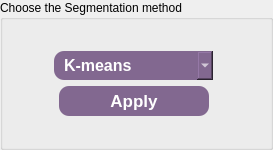
           <widget class="QGroupBox" name="groupBox_16">
            <property name="sizePolicy">
             <sizepolicy hsizetype="Preferred" vsizetype="Fixed">
              <horstretch>0</horstretch>
              <verstretch>0</verstretch>
             </sizepolicy>
            </property>
            <property name="maximumSize">
             <size>
              <width>600</width>
              <height>200</height>
             </size>
            </property>
            <property name="styleSheet">
             <string notr="true">QGroupBox {
background-color: #1f1f1f;
border-radius: 14px;
border: 1.2px solid white;
    font-weight: bold;

}
QGroupBox::title {
    color: white;
    font-weight: bold;

}
background-color: #784B84;
      color: white;
      border: none;
      padding: 5px 10px;
     border: 1.2px solid white;
border-style: outset;
border-radius: 5px;</string>
            </property>
            <property name="title">
             <string>Choose the Segmentation method</string>
            </property>
            <layout class="QGridLayout" name="gridLayout_15">
             <item row="2" column="1">
              <widget class="QWidget" name="slidersWidget_8" native="true">
               <property name="styleSheet">
                <string notr="true">border: none;
background-color: #1f1f1f;</string>
               </property>
              </widget>
             </item>
             <item row="1" column="0">
              <layout class="QHBoxLayout" name="horizontalLayout_37">
               <item>
                <spacer name="horizontalSpacer_45">
                 <property name="orientation">
                  <enum>Qt::Horizontal</enum>
                 </property>
                 <property name="sizeHint" stdset="0">
                  <size>
                   <width>40</width>
                   <height>20</height>
                  </size>
                 </property>
                </spacer>
               </item>
               <item>
                <widget class="QComboBox" name="segmentationCombo">
                 <property name="minimumSize">
                  <size>
                   <width>130</width>
                   <height>25</height>
                  </size>
                 </property>
                 <property name="cursor">
                  <cursorShape>PointingHandCursor</cursorShape>
                 </property>
                 <property name="styleSheet">
                  <string notr="true">QComboBox {
    font-family: &quot;Arial&quot;;
    font-weight: 700; /* Semibold */
    font-size: 12pt; /* Adjust the font size as needed */
 	color: rgb(26, 70, 91);


	background-color: #826890;   /* Background color for the combo box */
  
    border-radius: 10px;         /* Rounded corners */
    padding: 4px 10px;           /* Padding around the text */
    color: white;               
}

QComboBox::drop-down {
color: #ffffff;
}
QComboBox QAbstractItemView {
color:#ffffff;
    background-color: #rgb(224, 224, 224);   /* Background color for the list */

    selection-background-color: #6e587a; /* Selection color when an item is highlighted */

}</string>
                 </property>
                 <item>
                  <property name="text">
                   <string>K-means</string>
                  </property>
                 </item>
                 <item>
                  <property name="text">
                   <string>Region Growing</string>
                  </property>
                 </item>
                 <item>
                  <property name="text">
                   <string>Agglomerative</string>
                  </property>
                 </item>
                 <item>
                  <property name="text">
                   <string>Mean Shift </string>
                  </property>
                 </item>
                </widget>
               </item>
               <item>
                <spacer name="horizontalSpacer_47">
                 <property name="orientation">
                  <enum>Qt::Horizontal</enum>
                 </property>
                 <property name="sizeHint" stdset="0">
                  <size>
                   <width>40</width>
                   <height>20</height>
                  </size>
                 </property>
                </spacer>
               </item>
              </layout>
             </item>
             <item row="3" column="0">
              <spacer name="horizontalSpacer_14">
               <property name="orientation">
                <enum>Qt::Horizontal</enum>
               </property>
               <property name="sizeHint" stdset="0">
                <size>
                 <width>40</width>
                 <height>20</height>
                </size>
               </property>
              </spacer>
             </item>
             <item row="0" column="0">
              <spacer name="horizontalSpacer_18">
               <property name="orientation">
                <enum>Qt::Horizontal</enum>
               </property>
               <property name="sizeHint" stdset="0">
                <size>
                 <width>40</width>
                 <height>20</height>
                </size>
               </property>
              </spacer>
             </item>
             <item row="2" column="0">
              <layout class="QHBoxLayout" name="horizontalLayout_31">
               <property name="spacing">
                <number>3</number>
               </property>
               <item>
                <spacer name="horizontalSpacer_38">
                 <property name="orientation">
                  <enum>Qt::Horizontal</enum>
                 </property>
                 <property name="sizeHint" stdset="0">
                  <size>
                   <width>40</width>
                   <height>20</height>
                  </size>
                 </property>
                </spacer>
               </item>
               <item>
                <widget class="QPushButton" name="applySegmentation">
                 <property name="minimumSize">
                  <size>
                   <width>150</width>
                   <height>0</height>
                  </size>
                 </property>
                 <property name="maximumSize">
                  <size>
                   <width>200</width>
                   <height>16777215</height>
                  </size>
                 </property>
                 <property name="cursor">
                  <cursorShape>PointingHandCursor</cursorShape>
                 </property>
                 <property name="styleSheet">
                  <string notr="true">QPushButton{
  appearance: button;
  backface-visibility: hidden;
  background-color: #826890;
  border-radius: 10px;
  border-width: 0;
  box-shadow: rgba(50, 50, 93, .1) 0 0 0 1px inset,rgba(50, 50, 93, .1) 0 2px 5px 0,rgba(0, 0, 0, .07) 0 1px 1px 0;
  box-sizing: border-box;
font-size:17px;
      color: white;
   
     border: none;
padding-top:5px;
padding-bottom:5px;
font-weight:bold;


}
QPushButton:hover {
    background-color: #695474;    /* Slightly lighter blue when hovering */
}

QPushButton:pressed {
    background-color: #4d3d55;    /* Darker blue when pressed */
}
</string>
                 </property>
                 <property name="text">
                  <string>Apply</string>
                 </property>
                </widget>
               </item>
               <item>
                <spacer name="horizontalSpacer_39">
                 <property name="orientation">
                  <enum>Qt::Horizontal</enum>
                 </property>
                 <property name="sizeHint" stdset="0">
                  <size>
                   <width>40</width>
                   <height>20</height>
                  </size>
                 </property>
                </spacer>
               </item>
              </layout>
             </item>
            </layout>
           </widget>
